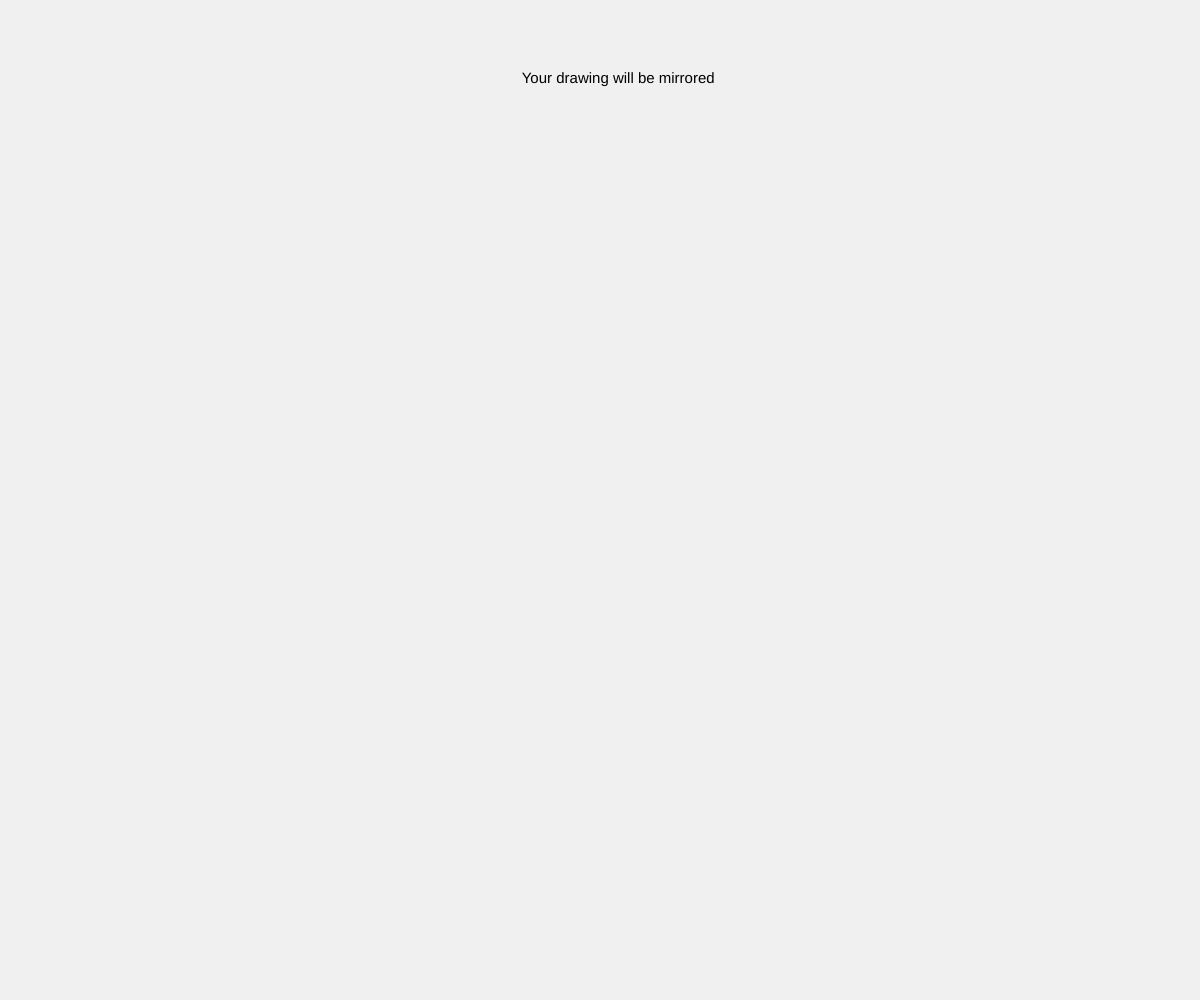
Frame 1 (no input)
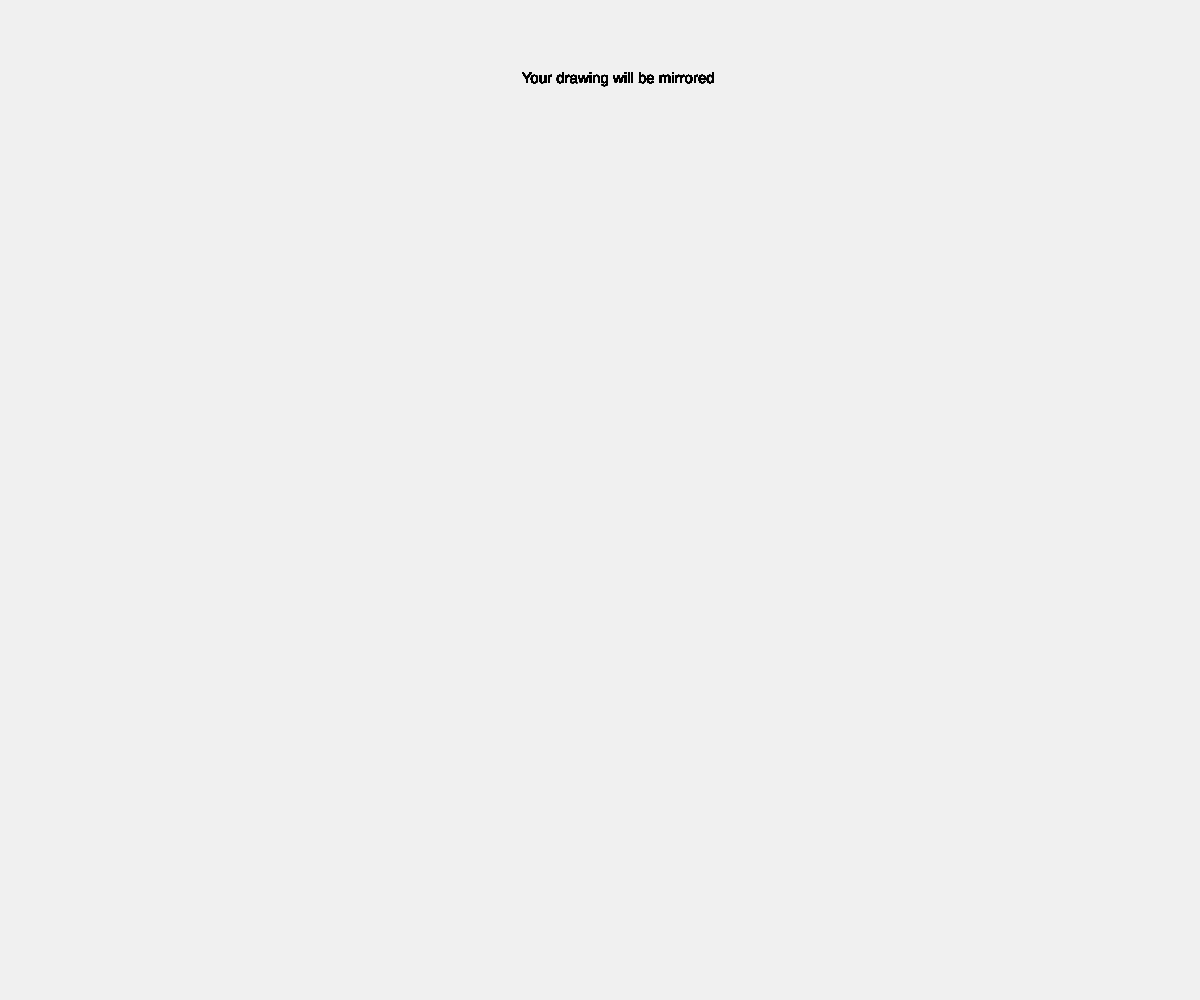
Frame 60 (no input)
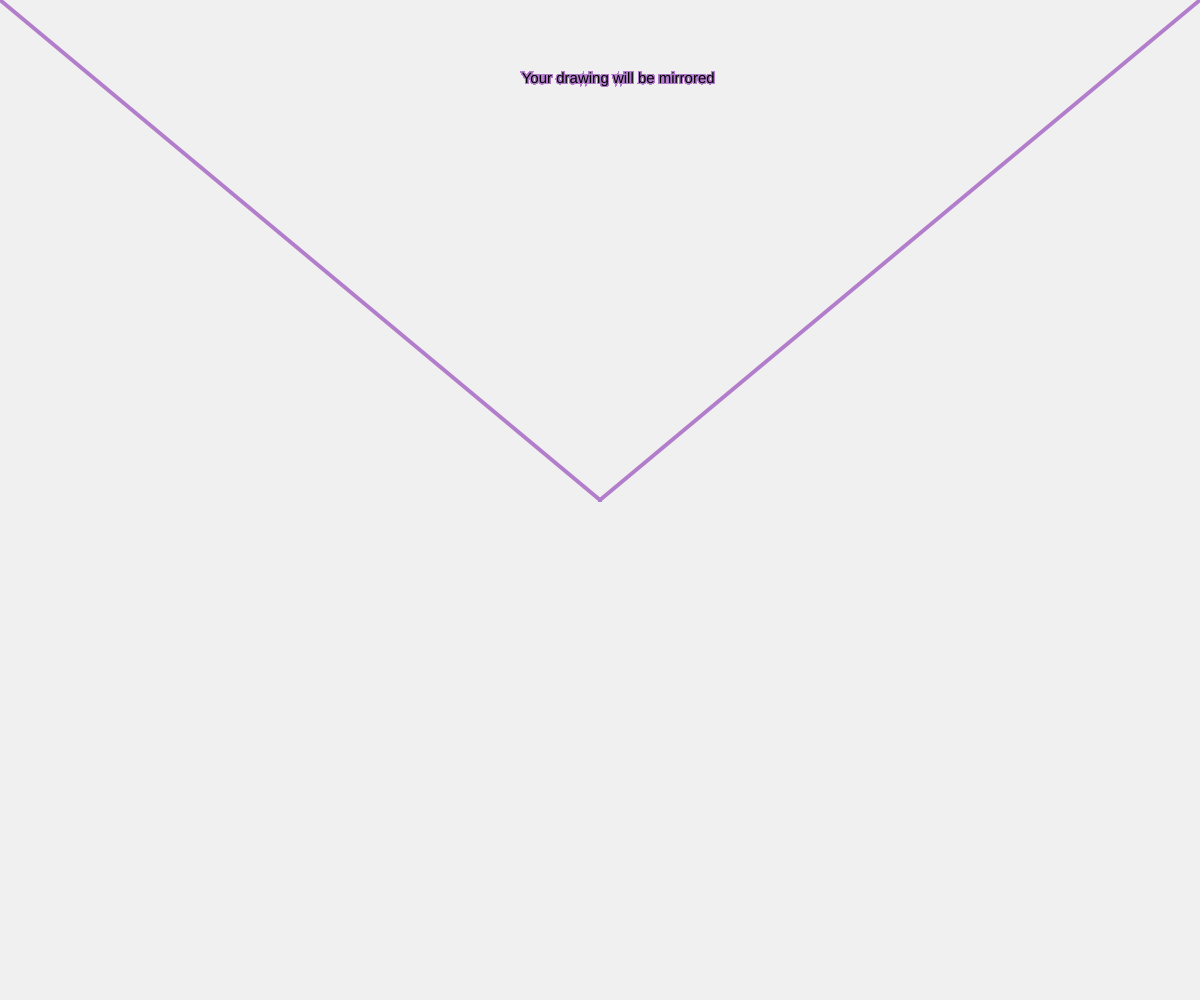
Frame 120 (the mouse pressed at the canvas centre since frame 60)

The p5.js sketch that drew these frames (run headless with seeded random() and noise() and a simulated clock; from frame 60 on, the mouse is pressed at the canvas centre):

// p5.js sketch
// ── sketch.js
//Aleksandr Markov

let leftColor, rightColor;

function setup() {
  createCanvas(windowWidth, windowHeight);
  background(240);

  leftColor = color(255, 100, 150);
  rightColor = color(100, 150, 255);
}

function windowResized() {
  resizeCanvas(windowWidth, windowHeight);
}

function mousePressed() {
  // clear softly instead of hard reset
  background(240, 240, 240, 100);
}

function draw() {
  textSize(15)
    fill(0)
    strokeWeight(2)
  text("Your drawing will be mirrored", windowWidth/2.3, windowHeight/12)
  if (mouseIsPressed) {
    let t = map(mouseX, 0, width, 0, 1);
    let ribbonColor = lerpColor(leftColor, rightColor, t);

    stroke(ribbonColor);
    strokeWeight(4);

    // original
    line(pmouseX, pmouseY, mouseX, mouseY);

    // mirrored
    line(width - pmouseX, pmouseY, width - mouseX, mouseY);
  }
}
